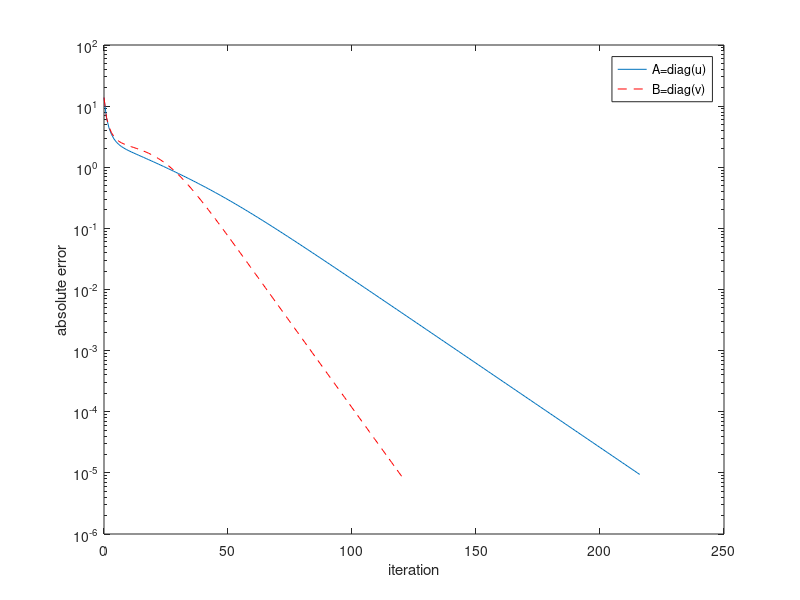

The MATLAB script that drew this image:
% 

u = [1: 32]; 
v = [1:30, 30, 32];
M=randn(32, 32);
[Q, R] = qr(M);
A = Q*diag(u) * Q';
B = Q*diag(v) * Q';



%Example 8.2 -- Figure 8.1 : Power method for simple examples

n = 32;
u = 1:n; v = [1:n-2,n-2,n];

lam_exact = n;
x_initial = ones(n,1);

% Do it for A
x = x_initial; x = x/norm(x);
initial = x'*A*x;
for i = 1:1000, 
    x = A*x; 
    x = x/norm(x); 
    lamA(i) = x'*A*x; 
    if abs(lamA(i)-lam_exact)<1e-5 break, end
end

% Do it for B
x = x_initial;
x = x/norm(x);
for i = 1:1000, 
    x = B*x; 
    x = x/norm(x); 
    lamB(i) = x'*B*x; 
    if abs(lamB(i)-lam_exact)<1e-5 break, end
end

lamA = [initial,lamA];
semilogy(0:length(lamA)-1,abs(lamA-lam_exact))
hold on
lamB = [initial,lamB];
semilogy(0:length(lamB)-1,abs(lamB-lam_exact),'r--')
legend('A=diag(u)','B=diag(v)')
xlabel('iteration')
ylabel('absolute error')